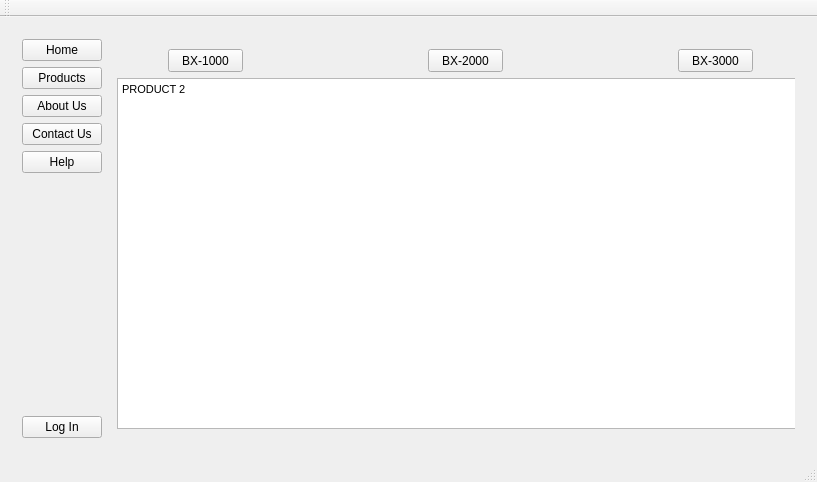
<?xml version="1.0" encoding="UTF-8"?>
<ui version="4.0">
 <class>MainWindow</class>
 <widget class="QMainWindow" name="MainWindow">
  <property name="geometry">
   <rect>
    <x>0</x>
    <y>0</y>
    <width>817</width>
    <height>482</height>
   </rect>
  </property>
  <property name="windowTitle">
   <string>MainWindow</string>
  </property>
  <widget class="QWidget" name="centralWidget">
   <layout class="QGridLayout" name="gridLayout">
    <item row="0" column="0">
     <widget class="QStackedWidget" name="stWid_Main">
      <property name="currentIndex">
       <number>0</number>
      </property>
      <widget class="QWidget" name="stWid_Main_Page">
       <layout class="QGridLayout" name="gridLayout_2">
        <item row="0" column="0">
         <layout class="QVBoxLayout" name="verticalLayout">
          <item>
           <widget class="QPushButton" name="btn_Home">
            <property name="text">
             <string>Home</string>
            </property>
           </widget>
          </item>
          <item>
           <widget class="QPushButton" name="btn_Products">
            <property name="text">
             <string>Products</string>
            </property>
           </widget>
          </item>
          <item>
           <widget class="QPushButton" name="btn_About_Us">
            <property name="text">
             <string>About Us</string>
            </property>
           </widget>
          </item>
          <item>
           <widget class="QPushButton" name="btn_Contact_Us">
            <property name="text">
             <string>Contact Us</string>
            </property>
           </widget>
          </item>
          <item>
           <widget class="QPushButton" name="btn_Help">
            <property name="text">
             <string>Help</string>
            </property>
           </widget>
          </item>
          <item>
           <spacer name="verticalSpacer">
            <property name="orientation">
             <enum>Qt::Vertical</enum>
            </property>
            <property name="sizeHint" stdset="0">
             <size>
              <width>20</width>
              <height>40</height>
             </size>
            </property>
           </spacer>
          </item>
          <item>
           <widget class="QPushButton" name="btn_LogIn">
            <property name="text">
             <string>Log In</string>
            </property>
           </widget>
          </item>
         </layout>
        </item>
        <item row="0" column="1">
         <widget class="QStackedWidget" name="stWid_Customer_Pages">
          <property name="currentIndex">
           <number>1</number>
          </property>
          <widget class="QWidget" name="stWid_Home_Page">
           <layout class="QGridLayout" name="gridLayout_5">
            <item row="1" column="0" alignment="Qt::AlignRight">
             <widget class="QPushButton" name="btn_RequestCopy">
              <property name="text">
               <string>Request a Copy</string>
              </property>
             </widget>
            </item>
            <item row="0" column="0">
             <widget class="QTextBrowser" name="textBrowser_2">
              <property name="html">
               <string>&lt;!DOCTYPE HTML PUBLIC &quot;-//W3C//DTD HTML 4.0//EN&quot; &quot;http://www.w3.org/TR/REC-html40/strict.dtd&quot;&gt;
&lt;html&gt;&lt;head&gt;&lt;meta name=&quot;qrichtext&quot; content=&quot;1&quot; /&gt;&lt;style type=&quot;text/css&quot;&gt;
p, li { white-space: pre-wrap; }
&lt;/style&gt;&lt;/head&gt;&lt;body style=&quot; font-family:'MS Shell Dlg 2'; font-size:8.25pt; font-weight:400; font-style:normal;&quot;&gt;
&lt;p align=&quot;center&quot; style=&quot; margin-top:0px; margin-bottom:0px; margin-left:0px; margin-right:0px; -qt-block-indent:0; text-indent:0px;&quot;&gt;&lt;span style=&quot; font-size:22pt; font-weight:600; text-decoration: underline; color:#ff0000;&quot;&gt;HOME PAGE&lt;/span&gt;&lt;/p&gt;
&lt;p style=&quot; margin-top:0px; margin-bottom:0px; margin-left:0px; margin-right:0px; -qt-block-indent:0; text-indent:0px;&quot;&gt;&lt;span style=&quot; font-family:'Sans Serif'; font-size:14pt; color:#000000;&quot;&gt;- Are you tired of walking around and seeing those pesky bombs everywhere? If &lt;/span&gt;&lt;span style=&quot; font-family:'Sans Serif'; font-size:14pt; font-style:italic; color:#000000;&quot;&gt;only&lt;/span&gt;&lt;span style=&quot; font-family:'Sans Serif'; font-size:14pt; color:#000000;&quot;&gt; there was a product to dispose of these dangerous objects. Well, you're in for a treat because iRobotsTheBomb Inc. &lt;/span&gt;&lt;span style=&quot; font-family:'Sans Serif'; font-size:14pt; color:#000000; vertical-align:super;&quot;&gt;tm&lt;/span&gt;&lt;span style=&quot; font-family:'Sans Serif'; font-size:14pt; color:#000000;&quot;&gt; has the perfect solution FOR YOU!&lt;/span&gt;&lt;/p&gt;
&lt;p style=&quot;-qt-paragraph-type:empty; margin-top:0px; margin-bottom:0px; margin-left:0px; margin-right:0px; -qt-block-indent:0; text-indent:0px; font-family:'Sans Serif'; font-size:14pt;&quot;&gt;&lt;br /&gt;&lt;/p&gt;
&lt;p style=&quot; margin-top:0px; margin-bottom:0px; margin-left:0px; margin-right:0px; -qt-block-indent:0; text-indent:0px;&quot;&gt;&lt;span style=&quot; font-family:'Sans Serif'; font-size:14pt; color:#0000cb;&quot;&gt;Here at iRobotsTheBomb Inc. we make high-quality, American made bomb disposal robots. Our robots are sleek, agile, and intelligent, capable of working in a variety of envionments. No task is too great for our Robots!&lt;/span&gt;&lt;/p&gt;
&lt;p style=&quot;-qt-paragraph-type:empty; margin-top:0px; margin-bottom:0px; margin-left:0px; margin-right:0px; -qt-block-indent:0; text-indent:0px; font-family:'Sans Serif'; font-size:14pt; color:#0000cb;&quot;&gt;&lt;br /&gt;&lt;/p&gt;
&lt;p style=&quot; margin-top:0px; margin-bottom:0px; margin-left:0px; margin-right:0px; -qt-block-indent:0; text-indent:0px;&quot;&gt;&lt;span style=&quot; font-family:'Sans Serif'; font-size:14pt; color:#000000;&quot;&gt;We offer three different models for sale...&lt;/span&gt;&lt;/p&gt;
&lt;p style=&quot; margin-top:0px; margin-bottom:0px; margin-left:0px; margin-right:0px; -qt-block-indent:0; text-indent:0px;&quot;&gt;&lt;span style=&quot; font-family:'Sans Serif'; font-size:14pt; color:#000000;&quot;&gt;     1.) Budget Model (BX-1000)&lt;/span&gt;&lt;/p&gt;
&lt;p style=&quot; margin-top:0px; margin-bottom:0px; margin-left:0px; margin-right:0px; -qt-block-indent:0; text-indent:0px;&quot;&gt;&lt;span style=&quot; font-family:'Sans Serif'; font-size:14pt; color:#000000;&quot;&gt;     2.) Standard Model (BX-2000)&lt;/span&gt;&lt;/p&gt;
&lt;p style=&quot; margin-top:0px; margin-bottom:0px; margin-left:0px; margin-right:0px; -qt-block-indent:0; text-indent:0px;&quot;&gt;&lt;span style=&quot; font-family:'Sans Serif'; font-size:14pt; color:#000000;&quot;&gt;     3.) Tsar Bomba Model (BX-3000)&lt;/span&gt;&lt;/p&gt;
&lt;p style=&quot; margin-top:0px; margin-bottom:0px; margin-left:0px; margin-right:0px; -qt-block-indent:0; text-indent:0px;&quot;&gt;&lt;span style=&quot; font-family:'Sans Serif'; font-size:14pt; color:#000000;&quot;&gt;with each model coming with different capabilities and features that suits your needs. For more information about each model, visit the Products page.&lt;/span&gt;&lt;/p&gt;&lt;/body&gt;&lt;/html&gt;</string>
              </property>
             </widget>
            </item>
           </layout>
          </widget>
          <widget class="QWidget" name="stWid_Product_Page">
           <widget class="QPushButton" name="btn_Product_1">
            <property name="geometry">
             <rect>
              <x>60</x>
              <y>10</y>
              <width>75</width>
              <height>23</height>
             </rect>
            </property>
            <property name="text">
             <string>BX-1000</string>
            </property>
           </widget>
           <widget class="QPushButton" name="btn_Product_2">
            <property name="geometry">
             <rect>
              <x>320</x>
              <y>10</y>
              <width>75</width>
              <height>23</height>
             </rect>
            </property>
            <property name="text">
             <string>BX-2000</string>
            </property>
           </widget>
           <widget class="QPushButton" name="btn_Product_3">
            <property name="geometry">
             <rect>
              <x>570</x>
              <y>10</y>
              <width>75</width>
              <height>23</height>
             </rect>
            </property>
            <property name="text">
             <string>BX-3000</string>
            </property>
           </widget>
           <widget class="QStackedWidget" name="stWid_Product_Page_2">
            <property name="geometry">
             <rect>
              <x>9</x>
              <y>39</y>
              <width>691</width>
              <height>361</height>
             </rect>
            </property>
            <property name="currentIndex">
             <number>1</number>
            </property>
            <widget class="QWidget" name="page_Product_1">
             <widget class="QTextBrowser" name="textBrowser_Product_1">
              <property name="geometry">
               <rect>
                <x>0</x>
                <y>10</y>
                <width>691</width>
                <height>361</height>
               </rect>
              </property>
              <property name="html">
               <string>&lt;!DOCTYPE HTML PUBLIC &quot;-//W3C//DTD HTML 4.0//EN&quot; &quot;http://www.w3.org/TR/REC-html40/strict.dtd&quot;&gt;
&lt;html&gt;&lt;head&gt;&lt;meta name=&quot;qrichtext&quot; content=&quot;1&quot; /&gt;&lt;style type=&quot;text/css&quot;&gt;
p, li { white-space: pre-wrap; }
&lt;/style&gt;&lt;/head&gt;&lt;body style=&quot; font-family:'MS Shell Dlg 2'; font-size:8.25pt; font-weight:400; font-style:normal;&quot;&gt;
&lt;p style=&quot; margin-top:0px; margin-bottom:0px; margin-left:0px; margin-right:0px; -qt-block-indent:0; text-indent:0px;&quot;&gt;PRODUCT 1&lt;/p&gt;
&lt;p style=&quot;-qt-paragraph-type:empty; margin-top:0px; margin-bottom:0px; margin-left:0px; margin-right:0px; -qt-block-indent:0; text-indent:0px;&quot;&gt;&lt;br /&gt;&lt;/p&gt;&lt;/body&gt;&lt;/html&gt;</string>
              </property>
             </widget>
            </widget>
            <widget class="QWidget" name="page_Product_2">
             <widget class="QTextBrowser" name="textBrowser_Product_2">
              <property name="geometry">
               <rect>
                <x>0</x>
                <y>0</y>
                <width>691</width>
                <height>351</height>
               </rect>
              </property>
              <property name="html">
               <string>&lt;!DOCTYPE HTML PUBLIC &quot;-//W3C//DTD HTML 4.0//EN&quot; &quot;http://www.w3.org/TR/REC-html40/strict.dtd&quot;&gt;
&lt;html&gt;&lt;head&gt;&lt;meta name=&quot;qrichtext&quot; content=&quot;1&quot; /&gt;&lt;style type=&quot;text/css&quot;&gt;
p, li { white-space: pre-wrap; }
&lt;/style&gt;&lt;/head&gt;&lt;body style=&quot; font-family:'MS Shell Dlg 2'; font-size:8.25pt; font-weight:400; font-style:normal;&quot;&gt;
&lt;p style=&quot; margin-top:0px; margin-bottom:0px; margin-left:0px; margin-right:0px; -qt-block-indent:0; text-indent:0px;&quot;&gt;PRODUCT 2&lt;/p&gt;
&lt;p style=&quot;-qt-paragraph-type:empty; margin-top:0px; margin-bottom:0px; margin-left:0px; margin-right:0px; -qt-block-indent:0; text-indent:0px;&quot;&gt;&lt;br /&gt;&lt;/p&gt;
&lt;p style=&quot;-qt-paragraph-type:empty; margin-top:0px; margin-bottom:0px; margin-left:0px; margin-right:0px; -qt-block-indent:0; text-indent:0px;&quot;&gt;&lt;br /&gt;&lt;/p&gt;&lt;/body&gt;&lt;/html&gt;</string>
              </property>
             </widget>
            </widget>
            <widget class="QWidget" name="page_Product_3">
             <widget class="QTextBrowser" name="textBrowser_Product_3">
              <property name="geometry">
               <rect>
                <x>0</x>
                <y>0</y>
                <width>691</width>
                <height>351</height>
               </rect>
              </property>
              <property name="html">
               <string>&lt;!DOCTYPE HTML PUBLIC &quot;-//W3C//DTD HTML 4.0//EN&quot; &quot;http://www.w3.org/TR/REC-html40/strict.dtd&quot;&gt;
&lt;html&gt;&lt;head&gt;&lt;meta name=&quot;qrichtext&quot; content=&quot;1&quot; /&gt;&lt;style type=&quot;text/css&quot;&gt;
p, li { white-space: pre-wrap; }
&lt;/style&gt;&lt;/head&gt;&lt;body style=&quot; font-family:'MS Shell Dlg 2'; font-size:8.25pt; font-weight:400; font-style:normal;&quot;&gt;
&lt;p style=&quot; margin-top:0px; margin-bottom:0px; margin-left:0px; margin-right:0px; -qt-block-indent:0; text-indent:0px;&quot;&gt;PRODUCT 3&lt;/p&gt;
&lt;p style=&quot;-qt-paragraph-type:empty; margin-top:0px; margin-bottom:0px; margin-left:0px; margin-right:0px; -qt-block-indent:0; text-indent:0px;&quot;&gt;&lt;br /&gt;&lt;/p&gt;
&lt;p style=&quot;-qt-paragraph-type:empty; margin-top:0px; margin-bottom:0px; margin-left:0px; margin-right:0px; -qt-block-indent:0; text-indent:0px;&quot;&gt;&lt;br /&gt;&lt;/p&gt;
&lt;p style=&quot;-qt-paragraph-type:empty; margin-top:0px; margin-bottom:0px; margin-left:0px; margin-right:0px; -qt-block-indent:0; text-indent:0px;&quot;&gt;&lt;br /&gt;&lt;/p&gt;&lt;/body&gt;&lt;/html&gt;</string>
              </property>
             </widget>
            </widget>
           </widget>
          </widget>
          <widget class="QWidget" name="stWid_About_Us_Page">
           <layout class="QGridLayout" name="gridLayout_7">
            <item row="0" column="0">
             <widget class="QTextBrowser" name="textBrowser_4">
              <property name="html">
               <string>&lt;!DOCTYPE HTML PUBLIC &quot;-//W3C//DTD HTML 4.0//EN&quot; &quot;http://www.w3.org/TR/REC-html40/strict.dtd&quot;&gt;
&lt;html&gt;&lt;head&gt;&lt;meta name=&quot;qrichtext&quot; content=&quot;1&quot; /&gt;&lt;style type=&quot;text/css&quot;&gt;
p, li { white-space: pre-wrap; }
&lt;/style&gt;&lt;/head&gt;&lt;body style=&quot; font-family:'MS Shell Dlg 2'; font-size:8.25pt; font-weight:400; font-style:normal;&quot;&gt;
&lt;p align=&quot;center&quot; style=&quot; margin-top:0px; margin-bottom:0px; margin-left:0px; margin-right:0px; -qt-block-indent:0; text-indent:0px;&quot;&gt;&lt;span style=&quot; font-size:12pt; font-weight:600; text-decoration: underline;&quot;&gt;ABOUT US PAGE&lt;/span&gt;&lt;/p&gt;&lt;/body&gt;&lt;/html&gt;</string>
              </property>
             </widget>
            </item>
           </layout>
          </widget>
          <widget class="QWidget" name="stWid_Contact_Us_Page">
           <layout class="QGridLayout" name="gridLayout_8">
            <item row="0" column="0">
             <widget class="QTextBrowser" name="textBrowser_5">
              <property name="html">
               <string>&lt;!DOCTYPE HTML PUBLIC &quot;-//W3C//DTD HTML 4.0//EN&quot; &quot;http://www.w3.org/TR/REC-html40/strict.dtd&quot;&gt;
&lt;html&gt;&lt;head&gt;&lt;meta name=&quot;qrichtext&quot; content=&quot;1&quot; /&gt;&lt;style type=&quot;text/css&quot;&gt;
p, li { white-space: pre-wrap; }
&lt;/style&gt;&lt;/head&gt;&lt;body style=&quot; font-family:'MS Shell Dlg 2'; font-size:8.25pt; font-weight:400; font-style:normal;&quot;&gt;
&lt;p align=&quot;center&quot; style=&quot; margin-top:0px; margin-bottom:0px; margin-left:0px; margin-right:0px; -qt-block-indent:0; text-indent:0px;&quot;&gt;&lt;span style=&quot; font-size:12pt; font-weight:600; text-decoration: underline;&quot;&gt;CONTACT US PAGE&lt;/span&gt;&lt;/p&gt;&lt;/body&gt;&lt;/html&gt;</string>
              </property>
             </widget>
            </item>
           </layout>
          </widget>
          <widget class="QWidget" name="stWid_Help_Page">
           <layout class="QGridLayout" name="gridLayout_4">
            <item row="0" column="0">
             <widget class="QTextBrowser" name="textBrowser">
              <property name="html">
               <string>&lt;!DOCTYPE HTML PUBLIC &quot;-//W3C//DTD HTML 4.0//EN&quot; &quot;http://www.w3.org/TR/REC-html40/strict.dtd&quot;&gt;
&lt;html&gt;&lt;head&gt;&lt;meta name=&quot;qrichtext&quot; content=&quot;1&quot; /&gt;&lt;style type=&quot;text/css&quot;&gt;
p, li { white-space: pre-wrap; }
&lt;/style&gt;&lt;/head&gt;&lt;body style=&quot; font-family:'MS Shell Dlg 2'; font-size:8.25pt; font-weight:400; font-style:normal;&quot;&gt;
&lt;p align=&quot;center&quot; style=&quot; margin-top:0px; margin-bottom:0px; margin-left:0px; margin-right:0px; -qt-block-indent:0; text-indent:0px;&quot;&gt;&lt;span style=&quot; font-size:12pt; font-weight:600; text-decoration: underline;&quot;&gt;HELP PAGE&lt;/span&gt;&lt;/p&gt;&lt;/body&gt;&lt;/html&gt;</string>
              </property>
             </widget>
            </item>
           </layout>
          </widget>
         </widget>
        </item>
       </layout>
      </widget>
      <widget class="QWidget" name="stWid_Login_Page">
       <layout class="QGridLayout" name="gridLayout_3">
        <item row="0" column="1">
         <spacer name="verticalSpacer_2">
          <property name="orientation">
           <enum>Qt::Vertical</enum>
          </property>
          <property name="sizeHint" stdset="0">
           <size>
            <width>20</width>
            <height>145</height>
           </size>
          </property>
         </spacer>
        </item>
        <item row="1" column="0">
         <spacer name="horizontalSpacer_2">
          <property name="orientation">
           <enum>Qt::Horizontal</enum>
          </property>
          <property name="sizeHint" stdset="0">
           <size>
            <width>253</width>
            <height>20</height>
           </size>
          </property>
         </spacer>
        </item>
        <item row="1" column="1">
         <layout class="QVBoxLayout" name="verticalLayout_3">
          <item>
           <layout class="QVBoxLayout" name="verticalLayout_2">
            <item>
             <layout class="QHBoxLayout" name="horizontalLayout">
              <item>
               <widget class="QLabel" name="label">
                <property name="text">
                 <string>User Name  </string>
                </property>
               </widget>
              </item>
              <item>
               <widget class="QLineEdit" name="LE_UserName"/>
              </item>
             </layout>
            </item>
            <item>
             <layout class="QHBoxLayout" name="horizontalLayout_2">
              <item>
               <widget class="QLabel" name="label_2">
                <property name="text">
                 <string>Password    </string>
                </property>
               </widget>
              </item>
              <item>
               <widget class="QLineEdit" name="LE_Password">
                <property name="echoMode">
                 <enum>QLineEdit::Password</enum>
                </property>
               </widget>
              </item>
             </layout>
            </item>
           </layout>
          </item>
          <item>
           <layout class="QHBoxLayout" name="horizontalLayout_3">
            <item>
             <spacer name="horizontalSpacer">
              <property name="orientation">
               <enum>Qt::Horizontal</enum>
              </property>
              <property name="sizeHint" stdset="0">
               <size>
                <width>40</width>
                <height>20</height>
               </size>
              </property>
             </spacer>
            </item>
            <item>
             <widget class="QPushButton" name="btn_LogIn_2">
              <property name="text">
               <string>Log In</string>
              </property>
             </widget>
            </item>
            <item>
             <widget class="QPushButton" name="btn_Exit_LogIn">
              <property name="text">
               <string>Exit</string>
              </property>
             </widget>
            </item>
           </layout>
          </item>
         </layout>
        </item>
        <item row="1" column="2">
         <spacer name="horizontalSpacer_3">
          <property name="orientation">
           <enum>Qt::Horizontal</enum>
          </property>
          <property name="sizeHint" stdset="0">
           <size>
            <width>253</width>
            <height>20</height>
           </size>
          </property>
         </spacer>
        </item>
        <item row="2" column="1">
         <spacer name="verticalSpacer_3">
          <property name="orientation">
           <enum>Qt::Vertical</enum>
          </property>
          <property name="sizeHint" stdset="0">
           <size>
            <width>20</width>
            <height>145</height>
           </size>
          </property>
         </spacer>
        </item>
       </layout>
      </widget>
      <widget class="QWidget" name="stWid_Admin_Page">
       <widget class="QWidget" name="layoutWidget">
        <property name="geometry">
         <rect>
          <x>6</x>
          <y>198</y>
          <width>420</width>
          <height>124</height>
         </rect>
        </property>
        <layout class="QHBoxLayout" name="horizontalLayout_6">
         <item>
          <layout class="QHBoxLayout" name="horizontalLayout_5">
           <item>
            <layout class="QVBoxLayout" name="verticalLayout_5">
             <item>
              <layout class="QHBoxLayout" name="Customer_Name_Feild">
               <item>
                <widget class="QLabel" name="lb_Customer_Name">
                 <property name="text">
                  <string>Customer Name</string>
                 </property>
                </widget>
               </item>
               <item>
                <widget class="QLineEdit" name="LE_Customer_Name"/>
               </item>
              </layout>
             </item>
             <item>
              <layout class="QHBoxLayout" name="Address_Feild">
               <item>
                <widget class="QLabel" name="lb_Address">
                 <property name="text">
                  <string>Address </string>
                 </property>
                </widget>
               </item>
               <item>
                <widget class="QLineEdit" name="LE_Address"/>
               </item>
              </layout>
             </item>
             <item>
              <layout class="QHBoxLayout" name="City_Feild">
               <item>
                <widget class="QLabel" name="lb_City">
                 <property name="text">
                  <string>City       </string>
                 </property>
                </widget>
               </item>
               <item>
                <widget class="QLineEdit" name="LE_City"/>
               </item>
              </layout>
             </item>
             <item>
              <layout class="QHBoxLayout" name="State_Feild">
               <item>
                <widget class="QLabel" name="lb_State">
                 <property name="text">
                  <string>State     </string>
                 </property>
                </widget>
               </item>
               <item>
                <widget class="QLineEdit" name="LE_State"/>
               </item>
              </layout>
             </item>
            </layout>
           </item>
           <item>
            <layout class="QVBoxLayout" name="verticalLayout_4">
             <item>
              <layout class="QHBoxLayout" name="Zip_Code_Feild">
               <item>
                <widget class="QLabel" name="lb_Zip_Code">
                 <property name="text">
                  <string>Zip Code</string>
                 </property>
                </widget>
               </item>
               <item>
                <widget class="QLineEdit" name="LE_Zip_Code"/>
               </item>
              </layout>
             </item>
             <item>
              <layout class="QHBoxLayout" name="Intrest_Level_Feild">
               <item>
                <widget class="QLabel" name="lb_Intrest_Level">
                 <property name="text">
                  <string>Intrest Level  </string>
                 </property>
                </widget>
               </item>
               <item>
                <widget class="QComboBox" name="CB_Intrest_Level">
                 <item>
                  <property name="text">
                   <string>Very Intrested</string>
                  </property>
                 </item>
                 <item>
                  <property name="text">
                   <string>Somewhat Intrested</string>
                  </property>
                 </item>
                 <item>
                  <property name="text">
                   <string>Not Intrested</string>
                  </property>
                 </item>
                </widget>
               </item>
              </layout>
             </item>
             <item>
              <layout class="QHBoxLayout" name="Key_Customer_Feild">
               <item>
                <widget class="QLabel" name="lb_Key_Customer">
                 <property name="text">
                  <string>Key Customer   </string>
                 </property>
                </widget>
               </item>
               <item>
                <spacer name="horizontalSpacer_5">
                 <property name="orientation">
                  <enum>Qt::Horizontal</enum>
                 </property>
                 <property name="sizeHint" stdset="0">
                  <size>
                   <width>40</width>
                   <height>20</height>
                  </size>
                 </property>
                </spacer>
               </item>
               <item>
                <widget class="QCheckBox" name="BOX_Yes">
                 <property name="text">
                  <string>Yes</string>
                 </property>
                </widget>
               </item>
               <item>
                <widget class="QCheckBox" name="BOX_No">
                 <property name="text">
                  <string>No</string>
                 </property>
                </widget>
               </item>
              </layout>
             </item>
             <item>
              <layout class="QHBoxLayout" name="horizontalLayout_4">
               <item>
                <spacer name="horizontalSpacer_4">
                 <property name="orientation">
                  <enum>Qt::Horizontal</enum>
                 </property>
                 <property name="sizeHint" stdset="0">
                  <size>
                   <width>40</width>
                   <height>20</height>
                  </size>
                 </property>
                </spacer>
               </item>
               <item>
                <widget class="QPushButton" name="pb_Add_Member">
                 <property name="text">
                  <string>Add Customer</string>
                 </property>
                </widget>
               </item>
              </layout>
             </item>
            </layout>
           </item>
          </layout>
         </item>
         <item>
          <spacer name="horizontalSpacer_6">
           <property name="orientation">
            <enum>Qt::Horizontal</enum>
           </property>
           <property name="sizeHint" stdset="0">
            <size>
             <width>40</width>
             <height>20</height>
            </size>
           </property>
          </spacer>
         </item>
        </layout>
       </widget>
       <widget class="QTableWidget" name="Customer_Table">
        <property name="geometry">
         <rect>
          <x>6</x>
          <y>6</y>
          <width>781</width>
          <height>189</height>
         </rect>
        </property>
        <property name="editTriggers">
         <set>QAbstractItemView::NoEditTriggers</set>
        </property>
        <property name="selectionMode">
         <enum>QAbstractItemView::SingleSelection</enum>
        </property>
        <property name="selectionBehavior">
         <enum>QAbstractItemView::SelectRows</enum>
        </property>
        <property name="sortingEnabled">
         <bool>true</bool>
        </property>
        <column>
         <property name="text">
          <string>Customer Name</string>
         </property>
        </column>
        <column>
         <property name="text">
          <string>Address</string>
         </property>
        </column>
        <column>
         <property name="text">
          <string>City</string>
         </property>
        </column>
        <column>
         <property name="text">
          <string>State</string>
         </property>
        </column>
        <column>
         <property name="text">
          <string>Zip Code</string>
         </property>
        </column>
        <column>
         <property name="text">
          <string>Intrest Level</string>
         </property>
        </column>
        <column>
         <property name="text">
          <string>Key Customer</string>
         </property>
        </column>
       </widget>
       <widget class="QPushButton" name="btn_Delete_Member">
        <property name="geometry">
         <rect>
          <x>564</x>
          <y>240</y>
          <width>91</width>
          <height>23</height>
         </rect>
        </property>
        <property name="text">
         <string>Delete Member</string>
        </property>
       </widget>
      </widget>
     </widget>
    </item>
   </layout>
  </widget>
  <widget class="QMenuBar" name="menuBar">
   <property name="geometry">
    <rect>
     <x>0</x>
     <y>0</y>
     <width>817</width>
     <height>21</height>
    </rect>
   </property>
  </widget>
  <widget class="QToolBar" name="mainToolBar">
   <attribute name="toolBarArea">
    <enum>TopToolBarArea</enum>
   </attribute>
   <attribute name="toolBarBreak">
    <bool>false</bool>
   </attribute>
  </widget>
  <widget class="QStatusBar" name="statusBar"/>
 </widget>
 <layoutdefault spacing="6" margin="11"/>
 <resources/>
 <connections/>
</ui>
